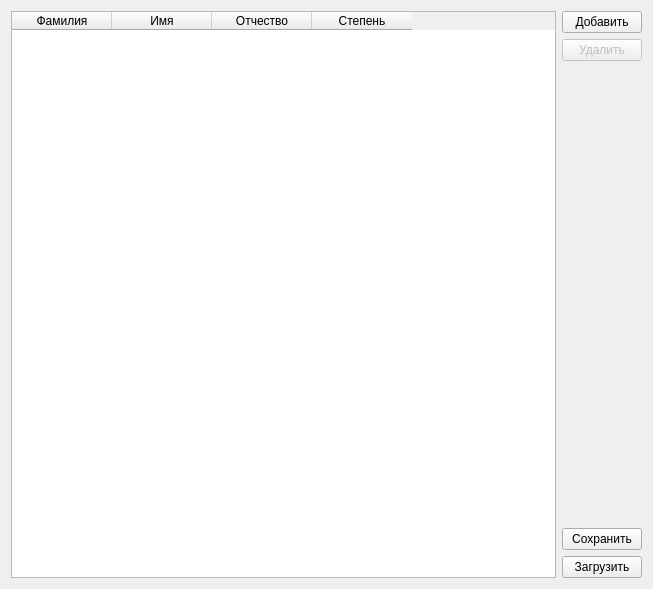
<?xml version="1.0" encoding="UTF-8"?>
<ui version="4.0">
 <class>MainWindow</class>
 <widget class="QMainWindow" name="MainWindow">
  <property name="geometry">
   <rect>
    <x>0</x>
    <y>0</y>
    <width>653</width>
    <height>589</height>
   </rect>
  </property>
  <property name="windowTitle">
   <string>Задача 1. Работа с файлами</string>
  </property>
  <widget class="QWidget" name="centralWidget">
   <layout class="QHBoxLayout" name="horizontalLayout">
    <item>
     <widget class="QTableWidget" name="tableWidget">
      <property name="rowCount">
       <number>0</number>
      </property>
      <property name="columnCount">
       <number>4</number>
      </property>
      <column>
       <property name="text">
        <string>Фамилия</string>
       </property>
      </column>
      <column>
       <property name="text">
        <string>Имя</string>
       </property>
      </column>
      <column>
       <property name="text">
        <string>Отчество</string>
       </property>
      </column>
      <column>
       <property name="text">
        <string>Степень</string>
       </property>
      </column>
     </widget>
    </item>
    <item>
     <layout class="QVBoxLayout" name="verticalLayout">
      <item>
       <widget class="QPushButton" name="addButton">
        <property name="text">
         <string>Добавить</string>
        </property>
       </widget>
      </item>
      <item>
       <widget class="QPushButton" name="deleteButton">
        <property name="enabled">
         <bool>false</bool>
        </property>
        <property name="text">
         <string>Удалить</string>
        </property>
       </widget>
      </item>
      <item>
       <spacer name="verticalSpacer_2">
        <property name="orientation">
         <enum>Qt::Vertical</enum>
        </property>
        <property name="sizeHint" stdset="0">
         <size>
          <width>20</width>
          <height>40</height>
         </size>
        </property>
       </spacer>
      </item>
      <item>
       <widget class="QPushButton" name="saveButton">
        <property name="enabled">
         <bool>true</bool>
        </property>
        <property name="text">
         <string>Сохранить</string>
        </property>
       </widget>
      </item>
      <item>
       <widget class="QPushButton" name="loadButton">
        <property name="text">
         <string>Загрузить</string>
        </property>
       </widget>
      </item>
     </layout>
    </item>
   </layout>
  </widget>
 </widget>
 <layoutdefault spacing="6" margin="11"/>
 <resources/>
 <connections/>
</ui>
